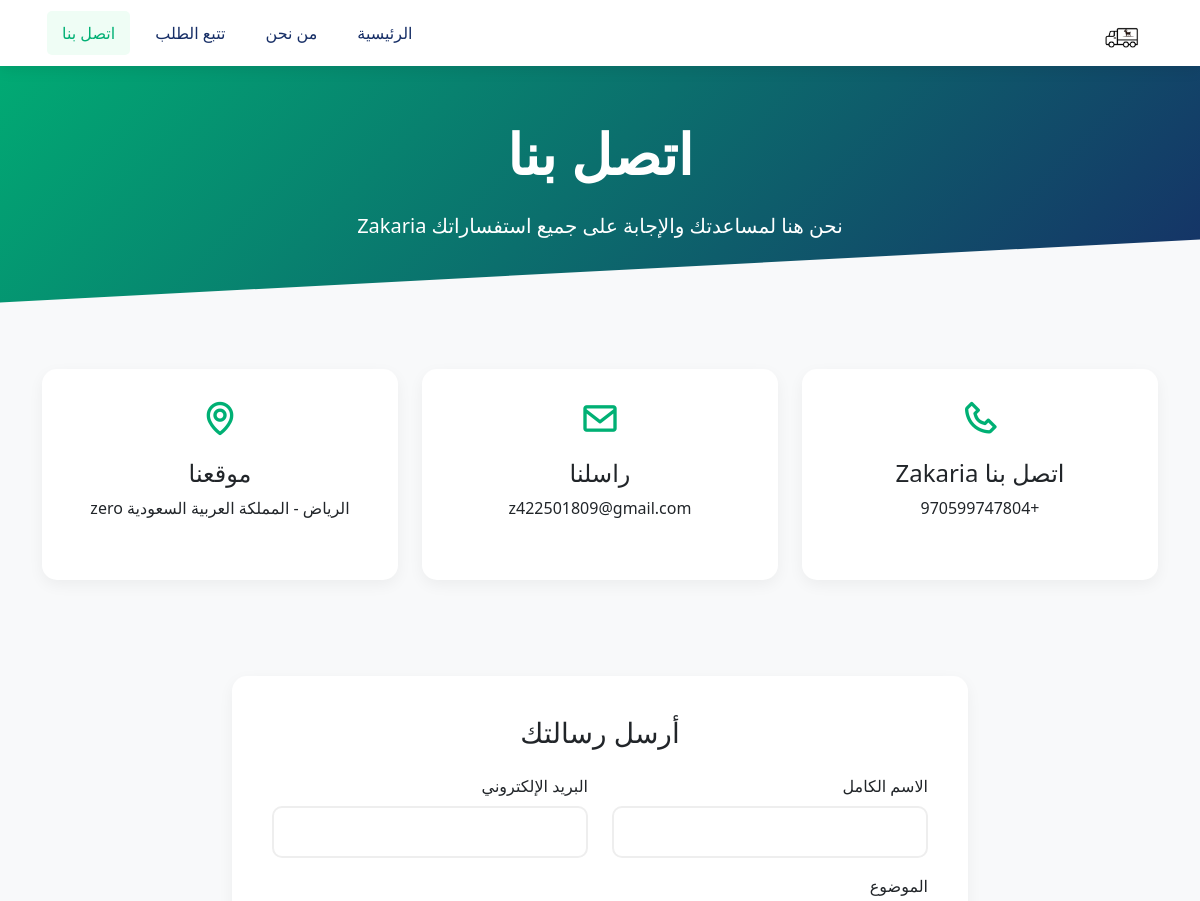
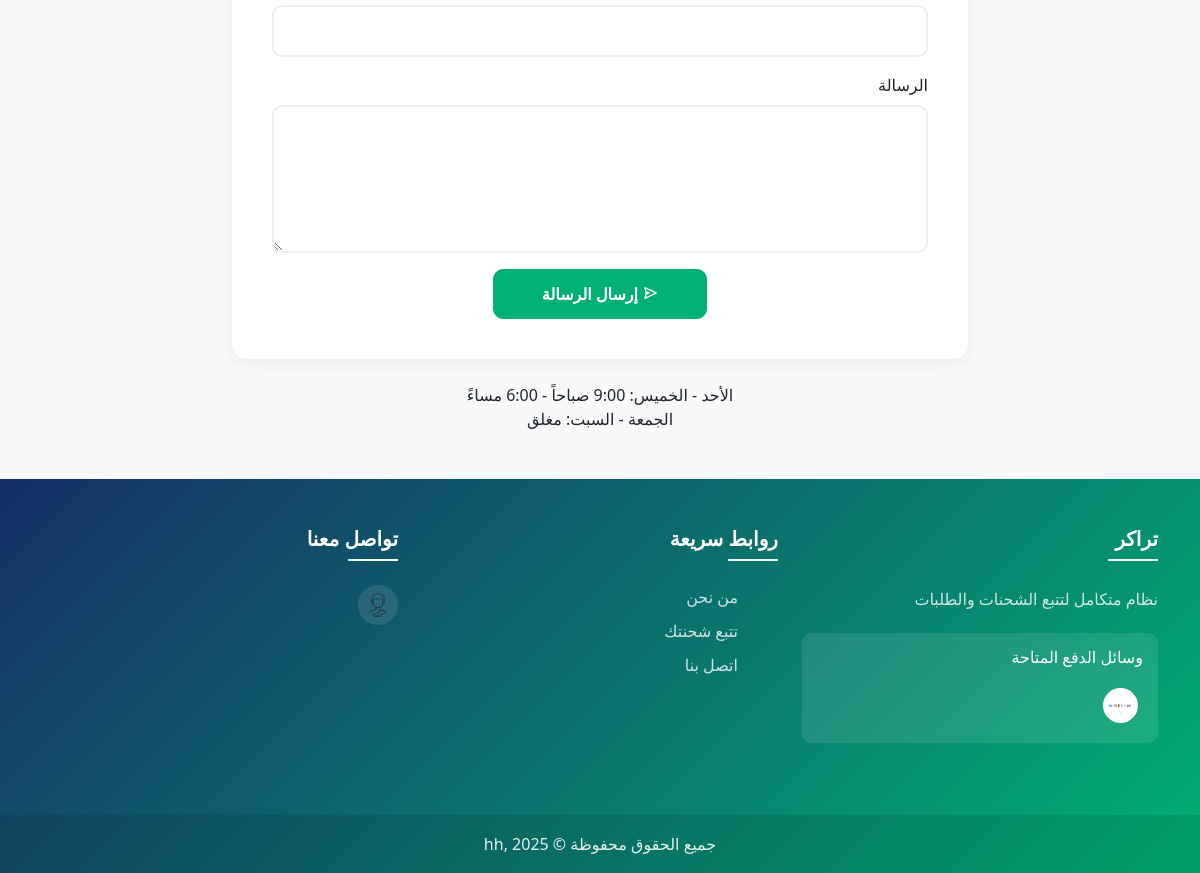
The page /contact.php on the database its author committed (2 pictures, top to bottom).
### tables this page shows
CREATE TABLE `settings` (
  `id` int NOT NULL,
  `logo_url` varchar(255) DEFAULT NULL,
  `about_text` text,
  `contact_info` text,
  `payment_methods` text,
  `home_hero_title` varchar(255) DEFAULT NULL,
  `home_hero_subtitle` text,
  `home_about_text` text,
  `home_features_title` varchar(255) DEFAULT NULL,
  `track_header_title` varchar(255) DEFAULT NULL,
  `track_header_subtitle` text,
  `track_instructions` text,
  `company_history` text,
  `mission_vision` text,
  `contact_address` varchar(255) DEFAULT NULL,
  `contact_email` varchar(255) DEFAULT NULL,
  `contact_phone` varchar(255) DEFAULT NULL,
  `hero_image` varchar(255) DEFAULT NULL,
  `feature1_title` varchar(255) DEFAULT NULL,
  `feature1_description` text,
  `feature2_title` varchar(255) DEFAULT NULL,
  `feature2_description` text,
  `feature3_title` varchar(255) DEFAULT NULL,
  `feature3_description` text,
  `about_image` varchar(255) DEFAULT NULL,
  `why_choose_title` varchar(255) DEFAULT NULL,
  `why_choose_description` text,
  `track_section_title` varchar(255) DEFAULT NULL,
  `track_section_description` text,
  `contact_hero_subtitle` text,
  `contact_phone_title` varchar(255) DEFAULT NULL,
  `contact_email_title` varchar(255) DEFAULT NULL,
  `contact_address_title` varchar(255) DEFAULT NULL,
  `contact_hours` text,
  `about_hero_text` text,
  `about_story_title` varchar(255) DEFAULT NULL,
  `about_story_text` text,
  `about_service_reliable_title` varchar(255) DEFAULT NULL,
  `about_service_reliable_text` text,
  `about_service_professional_title` varchar(255) DEFAULT NULL,
  `about_service_professional_text` text,
  `about_story_image` varchar(255) DEFAULT NULL,
  `about_stats_shipments` varchar(255) DEFAULT NULL,
  `about_stats_clients` varchar(255) DEFAULT NULL,
  `about_stats_cities` varchar(255) DEFAULT NULL,
  `about_stats_vehicles` varchar(255) DEFAULT NULL,
  `about_service1_title` varchar(255) DEFAULT NULL,
  `about_service1_text` text,
  `about_service2_title` varchar(255) DEFAULT NULL,
  `about_service2_text` text,
  `about_service3_title` varchar(255) DEFAULT NULL,
  `about_service3_text` text,
  `about_timeline_title` varchar(255) DEFAULT NULL,
  `about_timeline1_year` varchar(255) DEFAULT NULL,
  `about_timeline1_text` text,
  `about_timeline2_year` varchar(255) DEFAULT NULL,
  `about_timeline2_text` text,
  `about_timeline3_year` varchar(255) DEFAULT NULL,
  `about_timeline3_text` text,
  `site_logo` varchar(255) DEFAULT NULL,
  `footer_about_title` varchar(255) DEFAULT NULL,
  `footer_about_description` text,
  `footer_copyright_text` varchar(255) DEFAULT NULL,
  `payment_methods_images` text,
  `social_facebook` varchar(255) DEFAULT NULL,
  `social_twitter` varchar(255) DEFAULT NULL,
  `social_instagram` varchar(255) DEFAULT NULL,
  `social_facebook_icon` varchar(255) DEFAULT NULL,
  `social_twitter_icon` varchar(255) DEFAULT NULL,
  `social_instagram_icon` varchar(255) DEFAULT NULL,
  `track_status_icons` json DEFAULT NULL,
  `track_scheduled_date_text` varchar(255) DEFAULT 'التاريخ المجدول',
  `track_actual_date_text` varchar(255) DEFAULT 'التاريخ الفعلي',
  `track_status_scheduled_text` varchar(255) DEFAULT 'التاريخ المجدول:'
);

### contact.php (the view, shortened to what this page needs)
<?php
include 'config.php';
try {
    $stmt = $pdo->prepare("SELECT
        footer_about_title,
        footer_about_description,
        footer_copyright_text,
        payment_methods_images,
        social_facebook,
        social_twitter,
        social_instagram,
        social_facebook_icon,
        social_twitter_icon,
        social_instagram_icon
    FROM settings WHERE id = 1");
    $stmt->execute();
    $footerSettings = $stmt->fetch(PDO::FETCH_ASSOC);
} catch (PDOException $e) {
    $footerSettings = [];
}
try {
    $stmt = $pdo->prepare("SELECT site_logo FROM settings WHERE id = 1");
    $stmt->execute();
    $settings = $stmt->fetch(PDO::FETCH_ASSOC);
} catch (PDOException $e) {
    $settings = ['site_logo' => ''];
}
try {
    $stmt = $pdo->query("SELECT
        contact_hero_subtitle,
        contact_phone_title,
        contact_email_title,
        contact_address_title,
        contact_phone,
        contact_email,
        contact_address,
        contact_hours,
        contact_info
    FROM settings WHERE id = 1");
    $contactSettings = $stmt->fetch(PDO::FETCH_ASSOC);
} catch (Exception $e) {
    $contactSettings = [];
}
?>
<!DOCTYPE html>
<html dir="rtl" lang="ar">
<head>
    <link href="https://cdn.jsdelivr.net/npm/bootstrap@5.1.3/dist/css/bootstrap.min.css" rel="stylesheet">
    <link href='https://unpkg.com/boxicons@2.1.4/css/boxicons.min.css' rel='stylesheet'>
</head>
<body>
    <nav class="navbar navbar-expand-lg navbar-light fixed-top">
        <div class="container">
            <a class="navbar-brand" href="index.php">
                <?php if (!empty($settings['site_logo'])): ?>
                    <img src="uploads/<?php echo htmlspecialchars($settings['site_logo']); ?>"
                         alt="<?php echo htmlspecialchars($settings['site_name'] ?? 'Logo'); ?>"
                         style="height: 40px; width: auto;">
                <?php else: ?>
                    <i class='bx bx-package me-2'></i>
                    تراكر
                <?php endif; ?>
            </a>
            <div class="collapse navbar-collapse" id="navbarNav">
                <ul class="navbar-nav me-auto">
                    <li class="nav-item">
                        <a class="nav-link" href="index.php">الرئيسية</a>
                    </li>
                    <li class="nav-item">
                        <a class="nav-link" href="about.php">من نحن</a>
                    </li>
                    <li class="nav-item">
                        <a class="nav-link" href="track.php">تتبع الطلب</a>
                    </li>
                    <li class="nav-item">
                        <a class="nav-link active" href="contact.php">اتصل بنا</a>
                    </li>
                </ul>
            </div>
        </div>
    </nav>
    <main>
        <section class="contact-header text-center">
            <div class="container">
                <h1 class="display-4 fw-bold mb-4">اتصل بنا</h1>
                <p class="lead mb-0"><?php echo htmlspecialchars($contactSettings['contact_hero_subtitle'] ?? 'نحن هنا لمساعدتك والإجابة على جميع استفساراتك'); ?></p>
            </div>
        </section>
        <section class="py-5">
            <div class="container">
                <div class="row">
                    <div class="col-md-4">
                        <div class="contact-card text-center">
                            <i class='bx bx-phone contact-icon'></i>
                            <h4><?php echo htmlspecialchars($contactSettings['contact_phone_title'] ?? 'اتصل بنا'); ?></h4>
                            <p class="mb-0"><?php echo htmlspecialchars($contactSettings['contact_phone'] ?? '+966 50 000 0000'); ?></p>
                        </div>
                    </div>
                    <div class="col-md-4">
                        <div class="contact-card text-center">
                            <i class='bx bx-envelope contact-icon'></i>
                            <h4><?php echo htmlspecialchars($contactSettings['contact_email_title'] ?? 'راسلنا'); ?></h4>
                            <p class="mb-0"><?php echo htmlspecialchars($contactSettings['contact_email'] ?? 'info@example.com'); ?></p>
                        </div>
                    </div>
                    <div class="col-md-4">
                        <div class="contact-card text-center">
                            <i class='bx bx-map contact-icon'></i>
                            <h4><?php echo htmlspecialchars($contactSettings['contact_address_title'] ?? 'موقعنا'); ?></h4>
                            <p class="mb-0"><?php echo htmlspecialchars($contactSettings['contact_address'] ?? 'المملكة العربية السعودية'); ?></p>
                        </div>
                    </div>
                </div>
            </div>
        </section>
        <section class="py-5 bg-light">
            <div class="container">
                <div class="row justify-content-center">
                    <div class="col-lg-8">
                        <div class="contact-form">
                            <h3 class="mb-4 text-center">أرسل رسالتك</h3>
                            <form method="POST" action="">
                                <div class="row">
                                    <div class="col-md-6 mb-3">
                                        <label class="form-label">الاسم الكامل</label>
                                        <input type="text" name="name" class="form-control" required>
                                    </div>
                                    <div class="col-md-6 mb-3">
                                        <label class="form-label">البريد الإلكتروني</label>
                                        <input type="email" name="email" class="form-control" required>
                                    </div>
                                </div>
                                <div class="mb-3">
                                    <label class="form-label">الموضوع</label>
                                    <input type="text" name="subject" class="form-control" required>
                                </div>
                                <div class="mb-3">
                                    <label class="form-label">الرسالة</label>
                                    <textarea name="message" class="form-control" rows="5" required></textarea>
                                </div>
                                <div class="text-center">
                                    <button type="submit" class="btn btn-primary px-5">
                                        <i class='bx bx-send'></i> إرسال الرسالة
                                    </button>
                                </div>
                            </form>
                        </div>
                        <div class="mt-4">
                            <div class="contact-info text-center">
                                <?php echo !empty($contactSettings['contact_hours']) ? nl2br(htmlspecialchars($contactSettings['contact_hours'])) : '
                                <h4>ساعات العمل</h4>
                                <p>الأحد - الخميس: 9:00 صباحاً - 6:00 مساءً</p>
                                <p>الجمعة - السبت: مغلق</p>
                                '; ?>
                            </div>
                        </div>
                    </div>
                </div>
            </div>
        </section>
    </main>
    <footer>
    <div class="container">
        <div class="row">
            <div class="col-md-4 mb-4">
                <h5><?php echo htmlspecialchars($footerSettings['footer_about_title'] ?? 'تراكر'); ?></h5>
                <p><?php echo htmlspecialchars($footerSettings['footer_about_description'] ?? 'نظام متكامل لتتبع الشحنات والطلبات'); ?></p>
                <?php if (!empty($footerSettings['payment_methods_images'])): ?>
                    <div class="payment-methods">
                        <h6>وسائل الدفع المتاحة</h6>
                        <div class="d-flex flex-wrap">
                            <?php
                            $payment_images = json_decode($footerSettings['payment_methods_images'], true);
                            if ($payment_images):
                                foreach($payment_images as $image):
                            ?>
                                <img src="uploads/<?php echo htmlspecialchars($image); ?>"
                                     alt="Payment Method">
                            <?php
                                endforeach;
                            endif;
                            ?>
                        </div>
                    </div>
                <?php endif; ?>
            </div>
            <div class="col-md-4 mb-4">
                <h5>روابط سريعة</h5>
                <ul class="list-unstyled">
                    <li><a href="about.php">من نحن</a></li>
                    <li><a href="track.php">تتبع شحنتك</a></li>
                    <li><a href="contact.php">اتصل بنا</a></li>
                </ul>
            </div>
            <div class="col-md-4 mb-4">
                <h5>تواصل معنا</h5>
                <div class="social-icons">
                    <?php if (!empty($footerSettings['social_facebook'])): ?>
                        <a href="<?php echo htmlspecialchars($footerSettings['social_facebook']); ?>" target="_blank">
                            <?php if (!empty($footerSettings['social_facebook_icon'])): ?>
                                <img src="uploads/<?php echo htmlspecialchars($footerSettings['social_facebook_icon']); ?>"
                                     alt="Facebook">
                            <?php else: ?>
                                <i class='bx bxl-facebook'></i>
                            <?php endif; ?>
                        </a>
                    <?php endif; ?>
                </div>
            </div>
        </div>
    </div>
    <div class="copyright">
        <p><?php echo htmlspecialchars($footerSettings['footer_copyright_text'] ?? 'جميع الحقوق محفوظة © 2025'); ?></p>
    </div>
</footer>
</body>
</html>

### contact.php (style rules this page uses)
html { height: 100%; }
body { min-height: 100vh; display: flex; flex-direction: column; font-family: 'Segoe UI', Tahoma, Geneva, Verdana, sans-serif; background-color: #f8f9fa; }
main { flex: 1 0 auto; }
footer { margin-top: auto; }
:root { --primary-color: #00B074; --secondary-color: #162E66; --light-color: #EFFDF5; }
.navbar { background-color: white; box-shadow: 0 2px 15px rgba(0,0,0,0.1); }
.navbar-brand { font-weight: 700; color: var(--primary-color) !important; }
.nav-link { color: var(--secondary-color) !important; font-weight: 500; padding: 10px 15px !important; margin: 0 5px; border-radius: 5px; transition: all 0.3s ease; }
.nav-link.active { background-color: var(--light-color); color: var(--primary-color) !important; }
.contact-header { background: linear-gradient(135deg, var(--primary-color), var(--secondary-color)); padding: 120px 0 80px; color: white; position: relative; overflow: hidden; }
.contact-header::after { content: ''; position: absolute; bottom: -50px; left: 0; width: 100%; height: 100px; background: #f8f9fa; transform: skewY(-3deg); }
.contact-card { background: white; border-radius: 15px; padding: 30px; margin-bottom: 30px; box-shadow: 0 5px 15px rgba(0,0,0,0.05); height: 100%; transition: all 0.3s ease; }
.contact-icon { font-size: 40px; color: var(--primary-color); margin-bottom: 20px; }
.form-control { padding: 12px; border-radius: 10px; border: 2px solid #eee; transition: all 0.3s ease; }
.btn-primary { background-color: var(--primary-color); border-color: var(--primary-color); padding: 12px 30px; font-weight: 600; border-radius: 10px; }
.contact-form { background: white; padding: 40px; border-radius: 15px; box-shadow: 0 5px 15px rgba(0,0,0,0.05); }
footer { background: linear-gradient(135deg, var(--secondary-color), var(--primary-color)); color: white; padding-top: 3rem; margin-top: auto; }
footer h5 { color: white; font-weight: 600; margin-bottom: 1.5rem; position: relative; padding-bottom: 10px; }
footer h5::after { content: ''; position: absolute; right: 0; bottom: 0; width: 50px; height: 2px; background-color: var(--light-color); }
footer p { color: rgba(255, 255, 255, 0.8); line-height: 1.8; }
footer .list-unstyled li { margin-bottom: 10px; }
footer .list-unstyled a { color: rgba(255, 255, 255, 0.8); text-decoration: none; transition: all 0.3s ease; }
footer .social-icons { display: flex; gap: 15px; }
footer .social-icons a { width: 40px; height: 40px; display: flex; align-items: center; justify-content: center; background-color: rgba(255, 255, 255, 0.1); border-radius: 50%; transition: all 0.3s ease; }
footer .social-icons img { width: 24px; height: 24px; border-radius: 50%; object-fit: cover; }
.payment-methods { background-color: rgba(255, 255, 255, 0.1); padding: 15px; border-radius: 10px; margin-top: 20px; }
.payment-methods h6 { color: white; margin-bottom: 15px; }
.payment-methods img { height: 35px; width: 35px; margin: 5px; border-radius: 50%; padding: 5px; background-color: white; transition: all 0.3s ease; }
footer .copyright { background-color: rgba(0, 0, 0, 0.1); padding: 15px 0; margin-top: 3rem; text-align: center; }
footer .copyright p { margin: 0; color: rgba(255, 255, 255, 0.9); }

### rows shown on the page
settings: site_logo (picture), contact_hero_subtitle "نحن هنا لمساعدتك والإجابة على جميع استفساراتك Zakaria", contact_phone_title "اتصل بنا Zakaria", contact_phone "+970599747804", contact_email_title "راسلنا", contact_email "z422501809@gmail.com", contact_address_title "موقعنا", contact_address "الرياض - المملكة العربية السعودية zero", contact_hours "الأحد - الخميس: 9:00 صباحاً - 6:00 مساءً الجمعة - السبت: مغلق", footer_about_title "تراكر", footer_about_description "نظام متكامل لتتبع الشحنات والطلبات", social_facebook_icon (picture), footer_copyright_text "جميع الحقوق محفوظة © 2025 ,hh"
